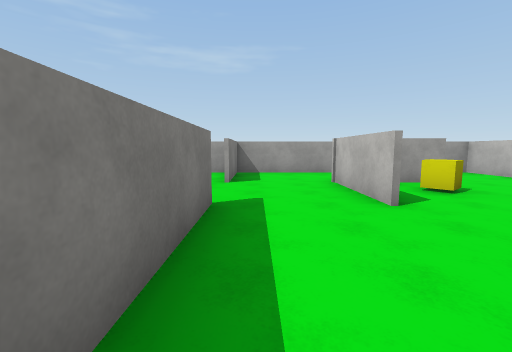
View 1 (above)

24 first-person views from a walk through a Unity game level. The camera is 1.5 m above the floor, tilts 6° down and sees 90° across. The floor is counted in squares, 2 m on a side. Each view is taken from the middle of a square. On the plan, view 1 faces up. The plan holds only what a view shows up to about 9 squares ahead; the rest is blank. Surface patterns are stand-ins for the level's own textures.

View 2
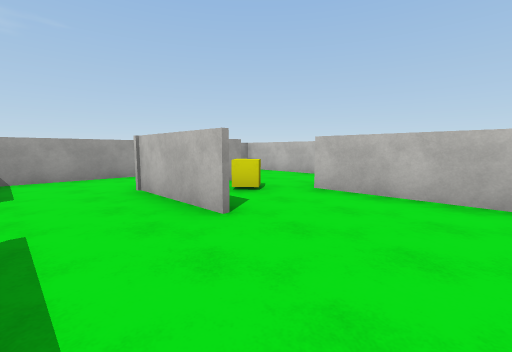

View 3
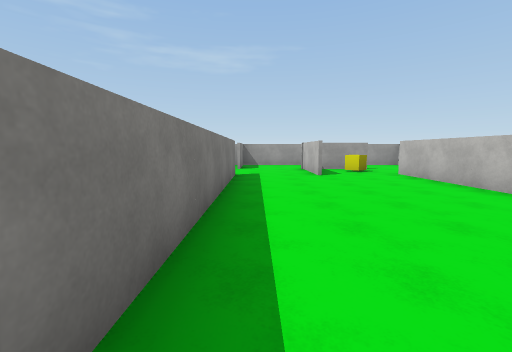

View 4
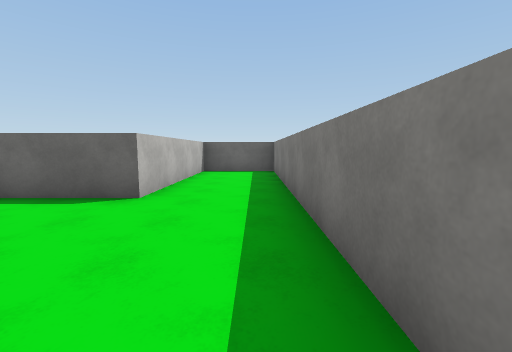

View 5
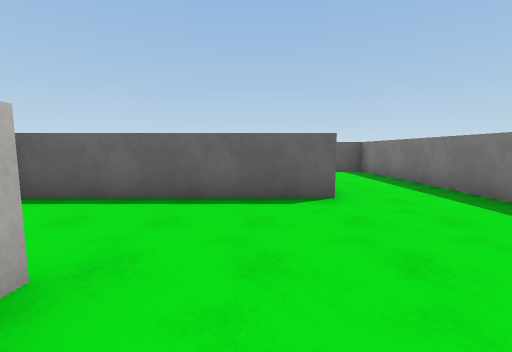

View 6
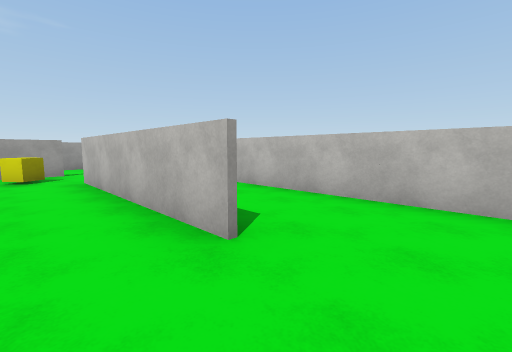

View 7
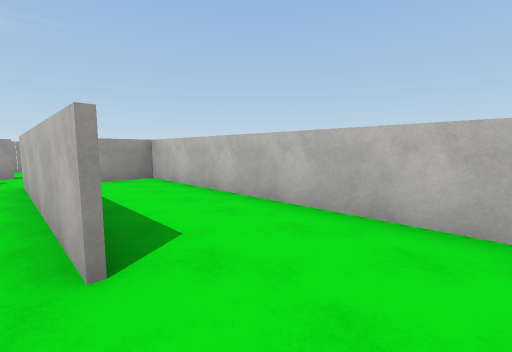

View 8
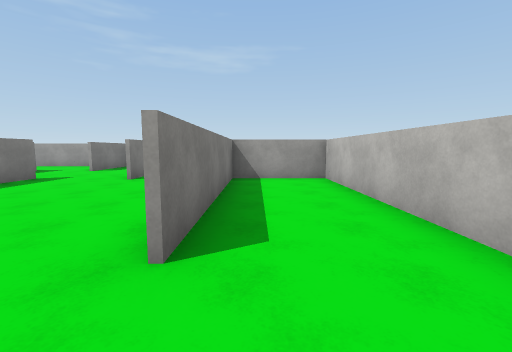

View 9
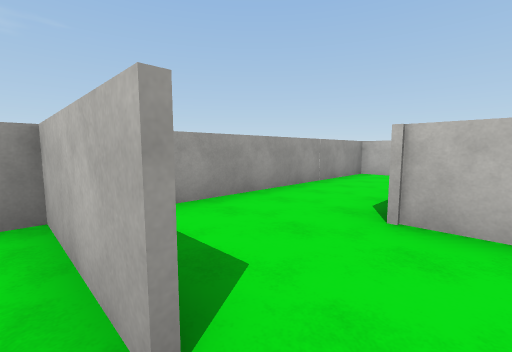

View 10
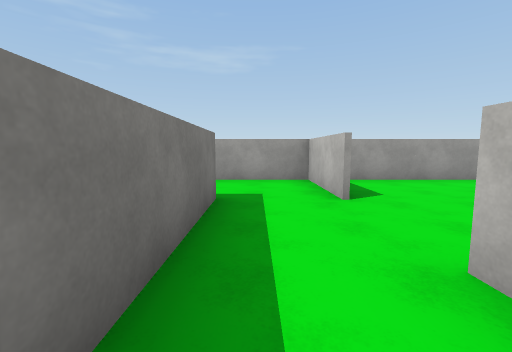

View 11
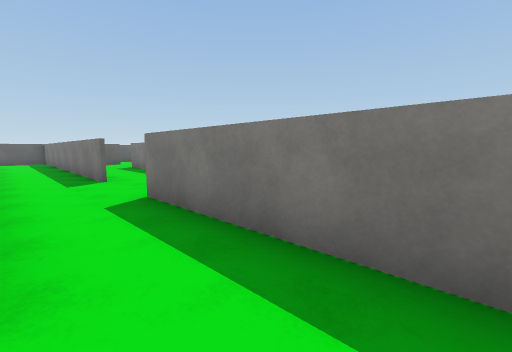

View 12
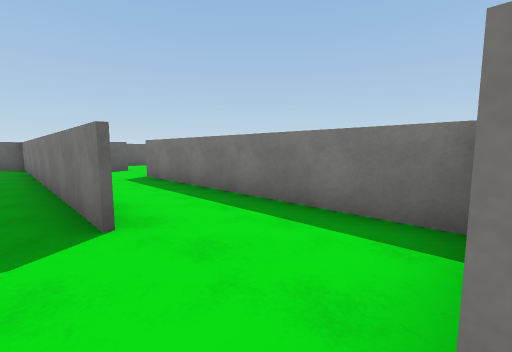

View 13
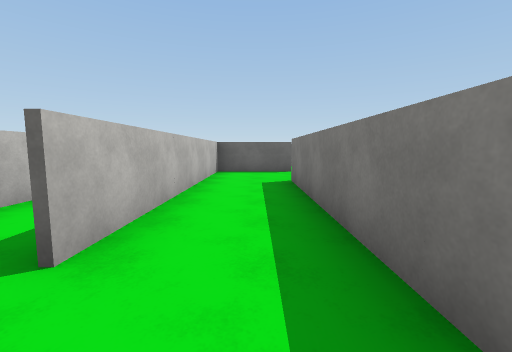

View 14
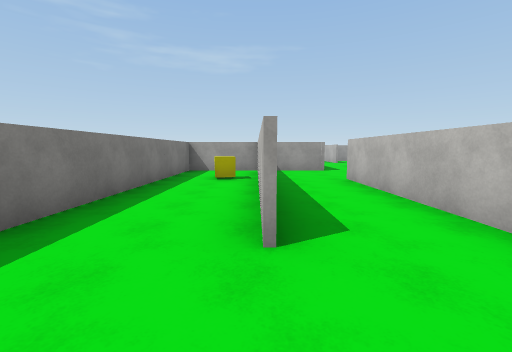

View 15
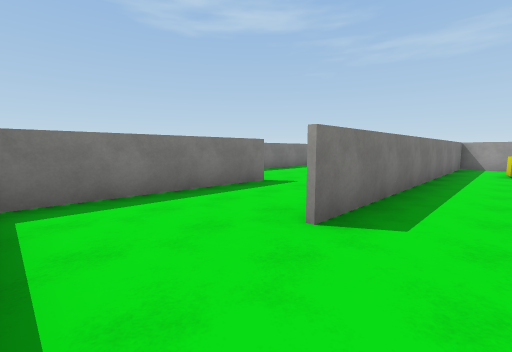

View 16
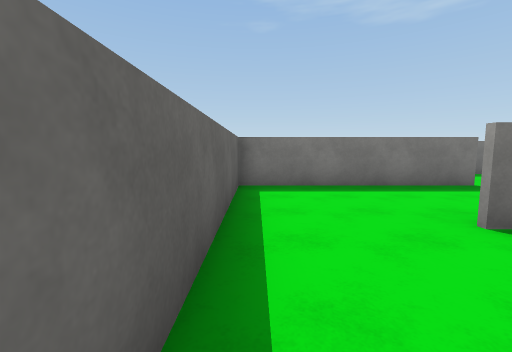

View 17
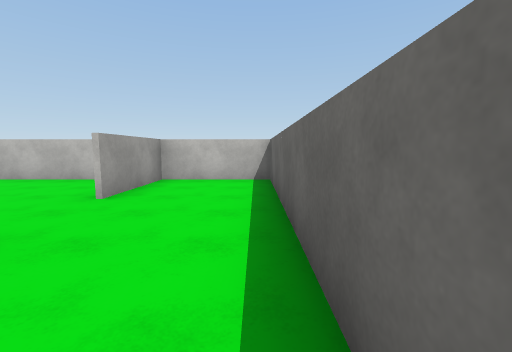

View 18
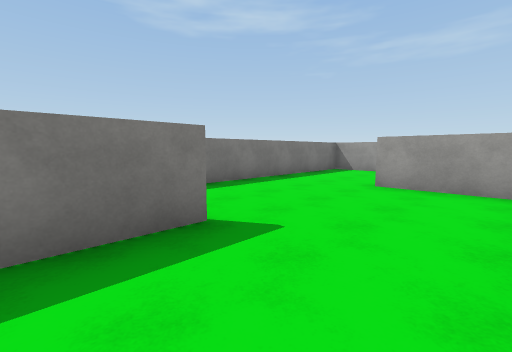

View 19
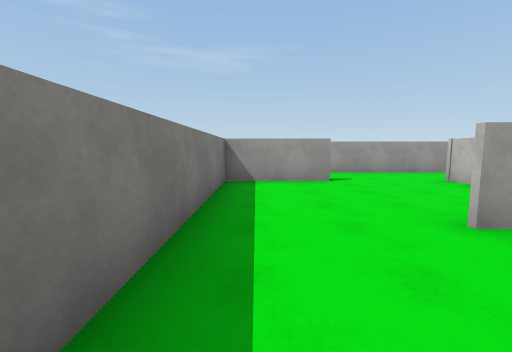

View 20
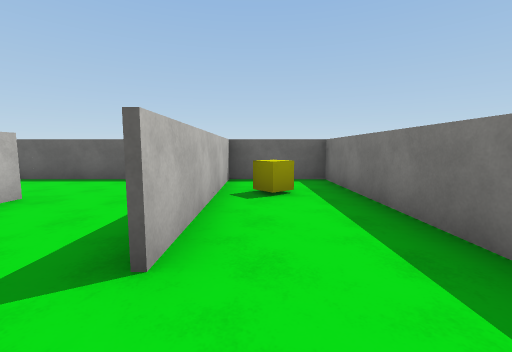

View 21
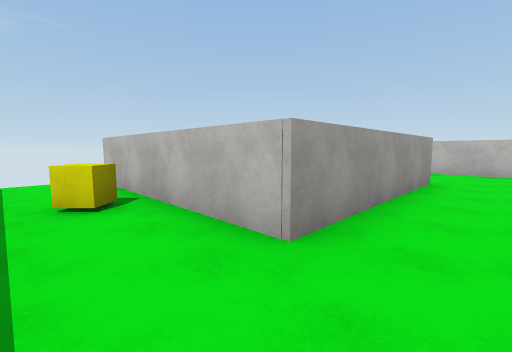

View 22
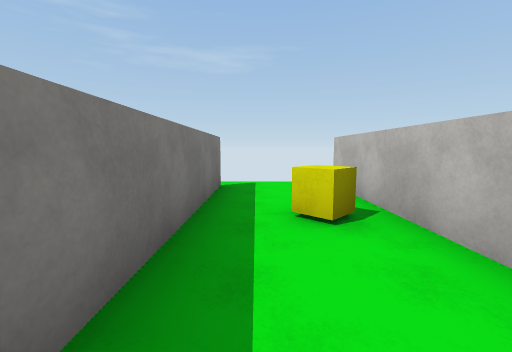

View 23
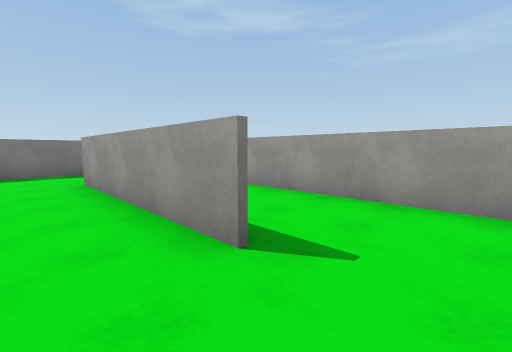

View 24
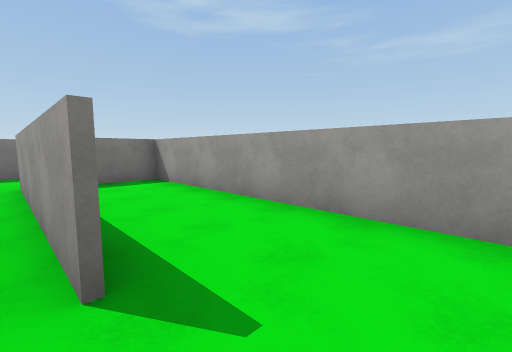

### Floor plan
Ten units are one square. View 1 is at (0, 0); x grows to the right and y downward. Boxes are objects, and circles mark ways between rooms. Rooms are numbered by the first view taken in them; rooms with no view inside come last. Other rooms are left out.
<svg viewBox="-135 -89 208 208">
<path fill="none" stroke="#000" d="M43 15 43 -38M18 -32 18 -59M-6 -35 -6 88 18 88 18 39 35 39M68 31 68 -36 44 -36 44 15M35 39 66 39M-7 38 -7 31M-26 15 -26 114 -20 114M-26 -59 -26 -10 -35 -10M-52 86 -26 86M-27 89 -27 15M-48 -9 -48 61M-35 -10 -44 -10M-49 61 -49 35M-26 87 -52 87M-102 64 -102 114M-99 114 -27 114 -27 89M-49 -10 -73 -10 -73 89M-79 27 -100 27M-127 66 -127 114 -99 114M-102 -10 -127 -10 -127 49M-74 -4 -74 -11M-104 112 -104 65M-74 -32 -104 -32M-104 -32 -104 -84M-127 -84 -127 -19M-54 -32 -74 -32M-27 -19 -27 -38M-6 -80 -6 -58M68 -64 68 -82 -10 -82M-39 -58 -102 -58 -102 -44M68 -52 68 -64M19 -41 19 -32M42 -58 16 -58"/>
<rect x="-65" y="5" width="10" height="10" fill="#bbb"><title>yellow cube</title></rect>
<rect x="-115" y="85" width="10" height="10" fill="#bbb"><title>yellow cube</title></rect>
<rect x="-115" y="-65" width="10" height="10" fill="#bbb"><title>yellow cube</title></rect>
<rect x="25" y="-55" width="10" height="10" fill="#bbb"><title>yellow cube</title></rect>
<circle cx="40" cy="25" r="3" fill="#2a7"/>
<circle cx="-10" cy="-45" r="3" fill="#2a7"/>
<circle cx="5" cy="-60" r="3" fill="#2a7"/>
<circle cx="30" cy="-40" r="3" fill="#2a7"/>
<circle cx="-30" cy="5" r="3" fill="#2a7"/>
<circle cx="-50" cy="75" r="3" fill="#2a7"/>
<circle cx="-85" cy="75" r="3" fill="#2a7"/>
<circle cx="-100" cy="-20" r="3" fill="#2a7"/>
<circle cx="-65" cy="-20" r="3" fill="#2a7"/>
<circle cx="-45" cy="-30" r="3" fill="#2a7"/>
<circle cx="55" cy="-60" r="3" fill="#2a7"/>
<circle cx="40" cy="-50" r="3" fill="#2a7"/>
<text x="10" y="10">1</text>
<text x="50" y="0">2</text>
<text x="-20" y="50">3</text>
<text x="-40" y="50">4</text>
<text x="-60" y="80">5</text>
<text x="-100" y="40">6</text>
<text x="-120" y="-50">7</text>
<text x="-50" y="-20">8</text>
<text x="30" y="-70">9</text>
<text x="-70" y="-50">10</text>
<text x="50" y="-50">11</text>
<text x="30" y="-50">12</text>
</svg>
Room 1 opens to room 2. Room 1 opens to room 3. Room 1 opens to room 9. Room 1 opens to room 12. Room 3 opens to room 4. Room 4 opens to room 5. Room 5 opens to room 6. Room 6 opens to room 7. Room 6 opens to room 8. Room 8 opens to room 10. Room 9 opens to room 11. Room 11 opens to room 12.

Where each view was taken, in squares from view 1:
view 1: 0 up, 0 right, facing up
view 2: 1 up, 0 right, facing up-right
view 3: 4 down, 0 right, facing up
view 4: 0 up, 0 right, facing down
view 5: 0 up, 3 right, facing down
view 6: 3 down, 3 right, facing up-right
view 7: 3 down, 4 right, facing up-right
view 8: 3 down, 5 right, facing up
view 9: 5 up, 1 left, facing up-right
view 10: 2 up, 2 left, facing up
view 11: 5 up, 1 left, facing down-left
view 12: 1 up, 2 left, facing down-left
view 13: 0 up, 4 left, facing down
view 14: 8 down, 5 left, facing up
view 15: 11 down, 6 left, facing up-left
view 16: 11 down, 5 left, facing left
view 17: 11 down, 9 left, facing right
view 18: 8 down, 8 left, facing up-left
view 19: 5 down, 12 left, facing up
view 20: 5 down, 11 left, facing down
view 21: 2 up, 12 left, facing up-right
view 22: 3 up, 12 left, facing up
view 23: 2 up, 4 left, facing up-left
view 24: 3 up, 4 left, facing up-left
